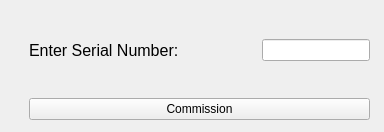
<?xml version="1.0" encoding="UTF-8"?>
<ui version="4.0">
 <class>CommissioningWindow</class>
 <widget class="QWidget" name="CommissioningWindow">
  <property name="geometry">
   <rect>
    <x>0</x>
    <y>0</y>
    <width>384</width>
    <height>132</height>
   </rect>
  </property>
  <property name="windowTitle">
   <string>Commissioning</string>
  </property>
  <widget class="QWidget" name="verticalLayoutWidget">
   <property name="geometry">
    <rect>
     <x>29</x>
     <y>39</y>
     <width>341</width>
     <height>81</height>
    </rect>
   </property>
   <layout class="QVBoxLayout" name="verticalLayout">
    <item>
     <layout class="QHBoxLayout" name="horizontalLayout">
      <item>
       <widget class="QLabel" name="label">
        <property name="font">
         <font>
          <pointsize>12</pointsize>
         </font>
        </property>
        <property name="text">
         <string>Enter Serial Number:</string>
        </property>
       </widget>
      </item>
      <item>
       <spacer name="horizontalSpacer">
        <property name="orientation">
         <enum>Qt::Horizontal</enum>
        </property>
        <property name="sizeHint" stdset="0">
         <size>
          <width>40</width>
          <height>20</height>
         </size>
        </property>
       </spacer>
      </item>
      <item>
       <widget class="QLineEdit" name="lineEdit"/>
      </item>
     </layout>
    </item>
    <item>
     <spacer name="verticalSpacer">
      <property name="orientation">
       <enum>Qt::Vertical</enum>
      </property>
      <property name="sizeHint" stdset="0">
       <size>
        <width>20</width>
        <height>40</height>
       </size>
      </property>
     </spacer>
    </item>
    <item>
     <widget class="QPushButton" name="pushButton">
      <property name="text">
       <string>Commission</string>
      </property>
     </widget>
    </item>
   </layout>
  </widget>
 </widget>
 <resources/>
 <connections/>
</ui>
